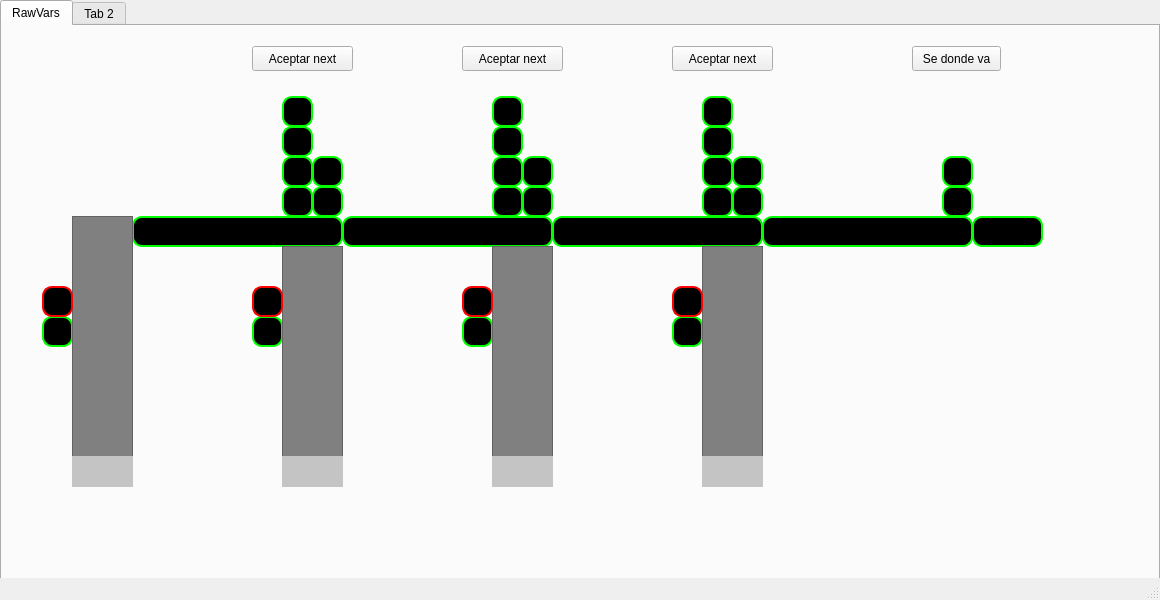
<?xml version="1.0" encoding="UTF-8"?>
<ui version="4.0">
 <class>MainWindow</class>
 <widget class="QMainWindow" name="MainWindow">
  <property name="geometry">
   <rect>
    <x>0</x>
    <y>0</y>
    <width>1160</width>
    <height>600</height>
   </rect>
  </property>
  <property name="windowTitle">
   <string>MainWindow</string>
  </property>
  <widget class="QWidget" name="centralwidget">
   <widget class="QTabWidget" name="tabWidget">
    <property name="geometry">
     <rect>
      <x>0</x>
      <y>0</y>
      <width>1160</width>
      <height>600</height>
     </rect>
    </property>
    <property name="currentIndex">
     <number>0</number>
    </property>
    <widget class="QWidget" name="rawVars">
     <attribute name="title">
      <string>RawVars</string>
     </attribute>
     <widget class="QFrame" name="S0">
      <property name="geometry">
       <rect>
        <x>940</x>
        <y>160</y>
        <width>31</width>
        <height>31</height>
       </rect>
      </property>
      <property name="autoFillBackground">
       <bool>false</bool>
      </property>
      <property name="styleSheet">
       <string notr="true">background-color:rgb(0,0,0);
border-radius:10;
border:2px solid rgb(0,255,0)</string>
      </property>
      <property name="frameShape">
       <enum>QFrame::StyledPanel</enum>
      </property>
      <property name="frameShadow">
       <enum>QFrame::Raised</enum>
      </property>
     </widget>
     <widget class="QFrame" name="S1cinta">
      <property name="geometry">
       <rect>
        <x>730</x>
        <y>160</y>
        <width>31</width>
        <height>31</height>
       </rect>
      </property>
      <property name="autoFillBackground">
       <bool>false</bool>
      </property>
      <property name="styleSheet">
       <string notr="true">background-color:rgb(0,0,0);
border-radius:10;
border:2px solid rgb(0,255,0)</string>
      </property>
      <property name="frameShape">
       <enum>QFrame::StyledPanel</enum>
      </property>
      <property name="frameShadow">
       <enum>QFrame::Raised</enum>
      </property>
     </widget>
     <widget class="QFrame" name="S2cinta">
      <property name="geometry">
       <rect>
        <x>520</x>
        <y>160</y>
        <width>31</width>
        <height>31</height>
       </rect>
      </property>
      <property name="autoFillBackground">
       <bool>false</bool>
      </property>
      <property name="styleSheet">
       <string notr="true">background-color:rgb(0,0,0);
border-radius:10;
border:2px solid rgb(0,255,0)</string>
      </property>
      <property name="frameShape">
       <enum>QFrame::StyledPanel</enum>
      </property>
      <property name="frameShadow">
       <enum>QFrame::Raised</enum>
      </property>
     </widget>
     <widget class="QFrame" name="S3cinta">
      <property name="geometry">
       <rect>
        <x>310</x>
        <y>160</y>
        <width>31</width>
        <height>31</height>
       </rect>
      </property>
      <property name="autoFillBackground">
       <bool>false</bool>
      </property>
      <property name="styleSheet">
       <string notr="true">background-color:rgb(0,0,0);
border-radius:10;
border:2px solid rgb(0,255,0)</string>
      </property>
      <property name="frameShape">
       <enum>QFrame::StyledPanel</enum>
      </property>
      <property name="frameShadow">
       <enum>QFrame::Raised</enum>
      </property>
     </widget>
     <widget class="QFrame" name="SDbuffer">
      <property name="geometry">
       <rect>
        <x>40</x>
        <y>290</y>
        <width>31</width>
        <height>31</height>
       </rect>
      </property>
      <property name="autoFillBackground">
       <bool>false</bool>
      </property>
      <property name="styleSheet">
       <string notr="true">background-color:rgb(0,0,0);
border-radius:10;
border:2px solid rgb(0,255,0)</string>
      </property>
      <property name="frameShape">
       <enum>QFrame::StyledPanel</enum>
      </property>
      <property name="frameShadow">
       <enum>QFrame::Raised</enum>
      </property>
     </widget>
     <widget class="QFrame" name="S3buffer">
      <property name="geometry">
       <rect>
        <x>250</x>
        <y>290</y>
        <width>31</width>
        <height>31</height>
       </rect>
      </property>
      <property name="autoFillBackground">
       <bool>false</bool>
      </property>
      <property name="styleSheet">
       <string notr="true">background-color:rgb(0,0,0);
border-radius:10;
border:2px solid rgb(0,255,0)</string>
      </property>
      <property name="frameShape">
       <enum>QFrame::StyledPanel</enum>
      </property>
      <property name="frameShadow">
       <enum>QFrame::Raised</enum>
      </property>
     </widget>
     <widget class="QFrame" name="S2buffer">
      <property name="geometry">
       <rect>
        <x>460</x>
        <y>290</y>
        <width>31</width>
        <height>31</height>
       </rect>
      </property>
      <property name="autoFillBackground">
       <bool>false</bool>
      </property>
      <property name="styleSheet">
       <string notr="true">background-color:rgb(0,0,0);
border-radius:10;
border:2px solid rgb(0,255,0)</string>
      </property>
      <property name="frameShape">
       <enum>QFrame::StyledPanel</enum>
      </property>
      <property name="frameShadow">
       <enum>QFrame::Raised</enum>
      </property>
     </widget>
     <widget class="QFrame" name="S1buffer">
      <property name="geometry">
       <rect>
        <x>670</x>
        <y>290</y>
        <width>31</width>
        <height>31</height>
       </rect>
      </property>
      <property name="autoFillBackground">
       <bool>false</bool>
      </property>
      <property name="styleSheet">
       <string notr="true">background-color:rgb(0,0,0);
border-radius:10;
border:2px solid rgb(0,255,0)</string>
      </property>
      <property name="frameShape">
       <enum>QFrame::StyledPanel</enum>
      </property>
      <property name="frameShadow">
       <enum>QFrame::Raised</enum>
      </property>
     </widget>
     <widget class="QFrame" name="M1">
      <property name="geometry">
       <rect>
        <x>760</x>
        <y>190</y>
        <width>211</width>
        <height>31</height>
       </rect>
      </property>
      <property name="autoFillBackground">
       <bool>false</bool>
      </property>
      <property name="styleSheet">
       <string notr="true">background-color:rgb(0,0,0);
border-radius:10;
border:2px solid rgb(0,255,0)</string>
      </property>
      <property name="frameShape">
       <enum>QFrame::StyledPanel</enum>
      </property>
      <property name="frameShadow">
       <enum>QFrame::Raised</enum>
      </property>
     </widget>
     <widget class="QFrame" name="M2">
      <property name="geometry">
       <rect>
        <x>550</x>
        <y>190</y>
        <width>211</width>
        <height>31</height>
       </rect>
      </property>
      <property name="autoFillBackground">
       <bool>false</bool>
      </property>
      <property name="styleSheet">
       <string notr="true">background-color:rgb(0,0,0);
border-radius:10;
border:2px solid rgb(0,255,0)</string>
      </property>
      <property name="frameShape">
       <enum>QFrame::StyledPanel</enum>
      </property>
      <property name="frameShadow">
       <enum>QFrame::Raised</enum>
      </property>
     </widget>
     <widget class="QFrame" name="M3">
      <property name="geometry">
       <rect>
        <x>340</x>
        <y>190</y>
        <width>211</width>
        <height>31</height>
       </rect>
      </property>
      <property name="autoFillBackground">
       <bool>false</bool>
      </property>
      <property name="styleSheet">
       <string notr="true">background-color:rgb(0,0,0);
border-radius:10;
border:2px solid rgb(0,255,0)</string>
      </property>
      <property name="frameShape">
       <enum>QFrame::StyledPanel</enum>
      </property>
      <property name="frameShadow">
       <enum>QFrame::Raised</enum>
      </property>
     </widget>
     <widget class="QFrame" name="M4">
      <property name="geometry">
       <rect>
        <x>130</x>
        <y>190</y>
        <width>211</width>
        <height>31</height>
       </rect>
      </property>
      <property name="autoFillBackground">
       <bool>false</bool>
      </property>
      <property name="styleSheet">
       <string notr="true">background-color:rgb(0,0,0);
border-radius:10;
border:2px solid rgb(0,255,0)</string>
      </property>
      <property name="frameShape">
       <enum>QFrame::StyledPanel</enum>
      </property>
      <property name="frameShadow">
       <enum>QFrame::Raised</enum>
      </property>
     </widget>
     <widget class="QFrame" name="M0">
      <property name="geometry">
       <rect>
        <x>970</x>
        <y>190</y>
        <width>71</width>
        <height>31</height>
       </rect>
      </property>
      <property name="autoFillBackground">
       <bool>false</bool>
      </property>
      <property name="styleSheet">
       <string notr="true">background-color:rgb(0,0,0);
border-radius:10;
border:2px solid rgb(0,255,0)</string>
      </property>
      <property name="frameShape">
       <enum>QFrame::StyledPanel</enum>
      </property>
      <property name="frameShadow">
       <enum>QFrame::Raised</enum>
      </property>
     </widget>
     <widget class="QFrame" name="C1f">
      <property name="geometry">
       <rect>
        <x>700</x>
        <y>160</y>
        <width>31</width>
        <height>31</height>
       </rect>
      </property>
      <property name="autoFillBackground">
       <bool>false</bool>
      </property>
      <property name="styleSheet">
       <string notr="true">background-color:rgb(0,0,0);
border-radius:10;
border:2px solid rgb(0,255,0)</string>
      </property>
      <property name="frameShape">
       <enum>QFrame::StyledPanel</enum>
      </property>
      <property name="frameShadow">
       <enum>QFrame::Raised</enum>
      </property>
     </widget>
     <widget class="QFrame" name="C1e">
      <property name="geometry">
       <rect>
        <x>700</x>
        <y>130</y>
        <width>31</width>
        <height>31</height>
       </rect>
      </property>
      <property name="autoFillBackground">
       <bool>false</bool>
      </property>
      <property name="styleSheet">
       <string notr="true">background-color:rgb(0,0,0);
border-radius:10;
border:2px solid rgb(0,255,0)</string>
      </property>
      <property name="frameShape">
       <enum>QFrame::StyledPanel</enum>
      </property>
      <property name="frameShadow">
       <enum>QFrame::Raised</enum>
      </property>
     </widget>
     <widget class="QFrame" name="C1r">
      <property name="geometry">
       <rect>
        <x>700</x>
        <y>100</y>
        <width>31</width>
        <height>31</height>
       </rect>
      </property>
      <property name="autoFillBackground">
       <bool>false</bool>
      </property>
      <property name="styleSheet">
       <string notr="true">background-color:rgb(0,0,0);
border-radius:10;
border:2px solid rgb(0,255,0)</string>
      </property>
      <property name="frameShape">
       <enum>QFrame::StyledPanel</enum>
      </property>
      <property name="frameShadow">
       <enum>QFrame::Raised</enum>
      </property>
     </widget>
     <widget class="QFrame" name="C1d">
      <property name="geometry">
       <rect>
        <x>700</x>
        <y>70</y>
        <width>31</width>
        <height>31</height>
       </rect>
      </property>
      <property name="autoFillBackground">
       <bool>false</bool>
      </property>
      <property name="styleSheet">
       <string notr="true">background-color:rgb(0,0,0);
border-radius:10;
border:2px solid rgb(0,255,0)</string>
      </property>
      <property name="frameShape">
       <enum>QFrame::StyledPanel</enum>
      </property>
      <property name="frameShadow">
       <enum>QFrame::Raised</enum>
      </property>
     </widget>
     <widget class="QFrame" name="C2d">
      <property name="geometry">
       <rect>
        <x>490</x>
        <y>70</y>
        <width>31</width>
        <height>31</height>
       </rect>
      </property>
      <property name="autoFillBackground">
       <bool>false</bool>
      </property>
      <property name="styleSheet">
       <string notr="true">background-color:rgb(0,0,0);
border-radius:10;
border:2px solid rgb(0,255,0)</string>
      </property>
      <property name="frameShape">
       <enum>QFrame::StyledPanel</enum>
      </property>
      <property name="frameShadow">
       <enum>QFrame::Raised</enum>
      </property>
     </widget>
     <widget class="QFrame" name="C2r">
      <property name="geometry">
       <rect>
        <x>490</x>
        <y>100</y>
        <width>31</width>
        <height>31</height>
       </rect>
      </property>
      <property name="autoFillBackground">
       <bool>false</bool>
      </property>
      <property name="styleSheet">
       <string notr="true">background-color:rgb(0,0,0);
border-radius:10;
border:2px solid rgb(0,255,0)</string>
      </property>
      <property name="frameShape">
       <enum>QFrame::StyledPanel</enum>
      </property>
      <property name="frameShadow">
       <enum>QFrame::Raised</enum>
      </property>
     </widget>
     <widget class="QFrame" name="C2e">
      <property name="geometry">
       <rect>
        <x>490</x>
        <y>130</y>
        <width>31</width>
        <height>31</height>
       </rect>
      </property>
      <property name="autoFillBackground">
       <bool>false</bool>
      </property>
      <property name="styleSheet">
       <string notr="true">background-color:rgb(0,0,0);
border-radius:10;
border:2px solid rgb(0,255,0)</string>
      </property>
      <property name="frameShape">
       <enum>QFrame::StyledPanel</enum>
      </property>
      <property name="frameShadow">
       <enum>QFrame::Raised</enum>
      </property>
     </widget>
     <widget class="QFrame" name="C2f">
      <property name="geometry">
       <rect>
        <x>490</x>
        <y>160</y>
        <width>31</width>
        <height>31</height>
       </rect>
      </property>
      <property name="autoFillBackground">
       <bool>false</bool>
      </property>
      <property name="styleSheet">
       <string notr="true">background-color:rgb(0,0,0);
border-radius:10;
border:2px solid rgb(0,255,0)</string>
      </property>
      <property name="frameShape">
       <enum>QFrame::StyledPanel</enum>
      </property>
      <property name="frameShadow">
       <enum>QFrame::Raised</enum>
      </property>
     </widget>
     <widget class="QFrame" name="C3f">
      <property name="geometry">
       <rect>
        <x>280</x>
        <y>160</y>
        <width>31</width>
        <height>31</height>
       </rect>
      </property>
      <property name="autoFillBackground">
       <bool>false</bool>
      </property>
      <property name="styleSheet">
       <string notr="true">background-color:rgb(0,0,0);
border-radius:10;
border:2px solid rgb(0,255,0)</string>
      </property>
      <property name="frameShape">
       <enum>QFrame::StyledPanel</enum>
      </property>
      <property name="frameShadow">
       <enum>QFrame::Raised</enum>
      </property>
     </widget>
     <widget class="QFrame" name="C3r">
      <property name="geometry">
       <rect>
        <x>280</x>
        <y>100</y>
        <width>31</width>
        <height>31</height>
       </rect>
      </property>
      <property name="autoFillBackground">
       <bool>false</bool>
      </property>
      <property name="styleSheet">
       <string notr="true">background-color:rgb(0,0,0);
border-radius:10;
border:2px solid rgb(0,255,0)</string>
      </property>
      <property name="frameShape">
       <enum>QFrame::StyledPanel</enum>
      </property>
      <property name="frameShadow">
       <enum>QFrame::Raised</enum>
      </property>
     </widget>
     <widget class="QFrame" name="C3d">
      <property name="geometry">
       <rect>
        <x>280</x>
        <y>70</y>
        <width>31</width>
        <height>31</height>
       </rect>
      </property>
      <property name="autoFillBackground">
       <bool>false</bool>
      </property>
      <property name="styleSheet">
       <string notr="true">background-color:rgb(0,0,0);
border-radius:10;
border:2px solid rgb(0,255,0)</string>
      </property>
      <property name="frameShape">
       <enum>QFrame::StyledPanel</enum>
      </property>
      <property name="frameShadow">
       <enum>QFrame::Raised</enum>
      </property>
     </widget>
     <widget class="QFrame" name="C3e">
      <property name="geometry">
       <rect>
        <x>280</x>
        <y>130</y>
        <width>31</width>
        <height>31</height>
       </rect>
      </property>
      <property name="autoFillBackground">
       <bool>false</bool>
      </property>
      <property name="styleSheet">
       <string notr="true">background-color:rgb(0,0,0);
border-radius:10;
border:2px solid rgb(0,255,0)</string>
      </property>
      <property name="frameShape">
       <enum>QFrame::StyledPanel</enum>
      </property>
      <property name="frameShadow">
       <enum>QFrame::Raised</enum>
      </property>
     </widget>
     <widget class="QFrame" name="DestinoCajaConocido">
      <property name="geometry">
       <rect>
        <x>940</x>
        <y>130</y>
        <width>31</width>
        <height>31</height>
       </rect>
      </property>
      <property name="autoFillBackground">
       <bool>false</bool>
      </property>
      <property name="styleSheet">
       <string notr="true">background-color:rgb(0,0,0);
border-radius:10;
border:2px solid rgb(0,255,0)</string>
      </property>
      <property name="frameShape">
       <enum>QFrame::StyledPanel</enum>
      </property>
      <property name="frameShadow">
       <enum>QFrame::Raised</enum>
      </property>
     </widget>
     <widget class="QFrame" name="M1AceptarProximaCaja">
      <property name="geometry">
       <rect>
        <x>730</x>
        <y>130</y>
        <width>31</width>
        <height>31</height>
       </rect>
      </property>
      <property name="autoFillBackground">
       <bool>false</bool>
      </property>
      <property name="styleSheet">
       <string notr="true">background-color:rgb(0,0,0);
border-radius:10;
border:2px solid rgb(0,255,0)</string>
      </property>
      <property name="frameShape">
       <enum>QFrame::StyledPanel</enum>
      </property>
      <property name="frameShadow">
       <enum>QFrame::Raised</enum>
      </property>
     </widget>
     <widget class="QFrame" name="M2AceptarProximaCaja">
      <property name="geometry">
       <rect>
        <x>520</x>
        <y>130</y>
        <width>31</width>
        <height>31</height>
       </rect>
      </property>
      <property name="autoFillBackground">
       <bool>false</bool>
      </property>
      <property name="styleSheet">
       <string notr="true">background-color:rgb(0,0,0);
border-radius:10;
border:2px solid rgb(0,255,0)</string>
      </property>
      <property name="frameShape">
       <enum>QFrame::StyledPanel</enum>
      </property>
      <property name="frameShadow">
       <enum>QFrame::Raised</enum>
      </property>
     </widget>
     <widget class="QFrame" name="M3AceptarProximaCaja">
      <property name="geometry">
       <rect>
        <x>310</x>
        <y>130</y>
        <width>31</width>
        <height>31</height>
       </rect>
      </property>
      <property name="autoFillBackground">
       <bool>false</bool>
      </property>
      <property name="styleSheet">
       <string notr="true">background-color:rgb(0,0,0);
border-radius:10;
border:2px solid rgb(0,255,0)</string>
      </property>
      <property name="frameShape">
       <enum>QFrame::StyledPanel</enum>
      </property>
      <property name="frameShadow">
       <enum>QFrame::Raised</enum>
      </property>
     </widget>
     <widget class="QFrame" name="bajada3">
      <property name="geometry">
       <rect>
        <x>280</x>
        <y>220</y>
        <width>61</width>
        <height>211</height>
       </rect>
      </property>
      <property name="autoFillBackground">
       <bool>false</bool>
      </property>
      <property name="styleSheet">
       <string notr="true">background-color: rgb(128,128,128)
</string>
      </property>
      <property name="frameShape">
       <enum>QFrame::StyledPanel</enum>
      </property>
      <property name="frameShadow">
       <enum>QFrame::Raised</enum>
      </property>
     </widget>
     <widget class="QFrame" name="bajadaD">
      <property name="geometry">
       <rect>
        <x>70</x>
        <y>190</y>
        <width>61</width>
        <height>241</height>
       </rect>
      </property>
      <property name="autoFillBackground">
       <bool>false</bool>
      </property>
      <property name="styleSheet">
       <string notr="true">background-color: rgb(128,128,128)
</string>
      </property>
      <property name="frameShape">
       <enum>QFrame::StyledPanel</enum>
      </property>
      <property name="frameShadow">
       <enum>QFrame::Raised</enum>
      </property>
     </widget>
     <widget class="QFrame" name="bajada2">
      <property name="geometry">
       <rect>
        <x>490</x>
        <y>220</y>
        <width>61</width>
        <height>211</height>
       </rect>
      </property>
      <property name="autoFillBackground">
       <bool>false</bool>
      </property>
      <property name="styleSheet">
       <string notr="true">background-color: rgb(128,128,128)
</string>
      </property>
      <property name="frameShape">
       <enum>QFrame::StyledPanel</enum>
      </property>
      <property name="frameShadow">
       <enum>QFrame::Raised</enum>
      </property>
     </widget>
     <widget class="QFrame" name="bajada1">
      <property name="geometry">
       <rect>
        <x>700</x>
        <y>220</y>
        <width>61</width>
        <height>211</height>
       </rect>
      </property>
      <property name="autoFillBackground">
       <bool>false</bool>
      </property>
      <property name="styleSheet">
       <string notr="true">background-color: rgb(128,128,128)
</string>
      </property>
      <property name="frameShape">
       <enum>QFrame::StyledPanel</enum>
      </property>
      <property name="frameShadow">
       <enum>QFrame::Raised</enum>
      </property>
     </widget>
     <widget class="QLabel" name="CajasMuelleD">
      <property name="geometry">
       <rect>
        <x>70</x>
        <y>430</y>
        <width>61</width>
        <height>31</height>
       </rect>
      </property>
      <property name="styleSheet">
       <string notr="true">background-color:rgb(196,196,196)</string>
      </property>
      <property name="text">
       <string/>
      </property>
      <property name="alignment">
       <set>Qt::AlignCenter</set>
      </property>
     </widget>
     <widget class="QLabel" name="CajasMuelle3">
      <property name="geometry">
       <rect>
        <x>280</x>
        <y>430</y>
        <width>61</width>
        <height>31</height>
       </rect>
      </property>
      <property name="styleSheet">
       <string notr="true">background-color:rgb(196,196,196)</string>
      </property>
      <property name="text">
       <string/>
      </property>
      <property name="alignment">
       <set>Qt::AlignCenter</set>
      </property>
     </widget>
     <widget class="QLabel" name="CajasMuelle2">
      <property name="geometry">
       <rect>
        <x>490</x>
        <y>430</y>
        <width>61</width>
        <height>31</height>
       </rect>
      </property>
      <property name="styleSheet">
       <string notr="true">background-color:rgb(196,196,196)</string>
      </property>
      <property name="text">
       <string/>
      </property>
      <property name="alignment">
       <set>Qt::AlignCenter</set>
      </property>
     </widget>
     <widget class="QLabel" name="CajasMuelle1">
      <property name="geometry">
       <rect>
        <x>700</x>
        <y>430</y>
        <width>61</width>
        <height>31</height>
       </rect>
      </property>
      <property name="styleSheet">
       <string notr="true">background-color:rgb(196,196,196)</string>
      </property>
      <property name="text">
       <string/>
      </property>
      <property name="alignment">
       <set>Qt::AlignCenter</set>
      </property>
     </widget>
     <widget class="QPushButton" name="knownLocationButton">
      <property name="geometry">
       <rect>
        <x>910</x>
        <y>20</y>
        <width>89</width>
        <height>25</height>
       </rect>
      </property>
      <property name="text">
       <string>Se donde va</string>
      </property>
     </widget>
     <widget class="QPushButton" name="acceptNextM1">
      <property name="geometry">
       <rect>
        <x>670</x>
        <y>20</y>
        <width>101</width>
        <height>25</height>
       </rect>
      </property>
      <property name="text">
       <string>Aceptar next</string>
      </property>
     </widget>
     <widget class="QPushButton" name="acceptNextM2">
      <property name="geometry">
       <rect>
        <x>460</x>
        <y>20</y>
        <width>101</width>
        <height>25</height>
       </rect>
      </property>
      <property name="text">
       <string>Aceptar next</string>
      </property>
     </widget>
     <widget class="QPushButton" name="acceptNextM3">
      <property name="geometry">
       <rect>
        <x>250</x>
        <y>20</y>
        <width>101</width>
        <height>25</height>
       </rect>
      </property>
      <property name="text">
       <string>Aceptar next</string>
      </property>
     </widget>
     <widget class="QFrame" name="MDLleno">
      <property name="geometry">
       <rect>
        <x>40</x>
        <y>260</y>
        <width>31</width>
        <height>31</height>
       </rect>
      </property>
      <property name="autoFillBackground">
       <bool>false</bool>
      </property>
      <property name="styleSheet">
       <string notr="true">background-color:rgb(0,0,0);
border-radius:10;
border:2px solid rgb(255,0,0)</string>
      </property>
      <property name="frameShape">
       <enum>QFrame::StyledPanel</enum>
      </property>
      <property name="frameShadow">
       <enum>QFrame::Raised</enum>
      </property>
     </widget>
     <widget class="QFrame" name="M3Lleno">
      <property name="geometry">
       <rect>
        <x>250</x>
        <y>260</y>
        <width>31</width>
        <height>31</height>
       </rect>
      </property>
      <property name="autoFillBackground">
       <bool>false</bool>
      </property>
      <property name="styleSheet">
       <string notr="true">background-color:rgb(0,0,0);
border-radius:10;
border:2px solid rgb(255,0,0)</string>
      </property>
      <property name="frameShape">
       <enum>QFrame::StyledPanel</enum>
      </property>
      <property name="frameShadow">
       <enum>QFrame::Raised</enum>
      </property>
     </widget>
     <widget class="QFrame" name="M2Lleno">
      <property name="geometry">
       <rect>
        <x>460</x>
        <y>260</y>
        <width>31</width>
        <height>31</height>
       </rect>
      </property>
      <property name="autoFillBackground">
       <bool>false</bool>
      </property>
      <property name="styleSheet">
       <string notr="true">background-color:rgb(0,0,0);
border-radius:10;
border:2px solid rgb(255,0,0)</string>
      </property>
      <property name="frameShape">
       <enum>QFrame::StyledPanel</enum>
      </property>
      <property name="frameShadow">
       <enum>QFrame::Raised</enum>
      </property>
     </widget>
     <widget class="QFrame" name="M1Lleno">
      <property name="geometry">
       <rect>
        <x>670</x>
        <y>260</y>
        <width>31</width>
        <height>31</height>
       </rect>
      </property>
      <property name="autoFillBackground">
       <bool>false</bool>
      </property>
      <property name="styleSheet">
       <string notr="true">background-color:rgb(0,0,0);
border-radius:10;
border:2px solid rgb(255,0,0)</string>
      </property>
      <property name="frameShape">
       <enum>QFrame::StyledPanel</enum>
      </property>
      <property name="frameShadow">
       <enum>QFrame::Raised</enum>
      </property>
     </widget>
    </widget>
    <widget class="QWidget" name="tab_2">
     <attribute name="title">
      <string>Tab 2</string>
     </attribute>
    </widget>
   </widget>
  </widget>
  <widget class="QStatusBar" name="statusbar"/>
 </widget>
 <resources/>
 <connections/>
</ui>
